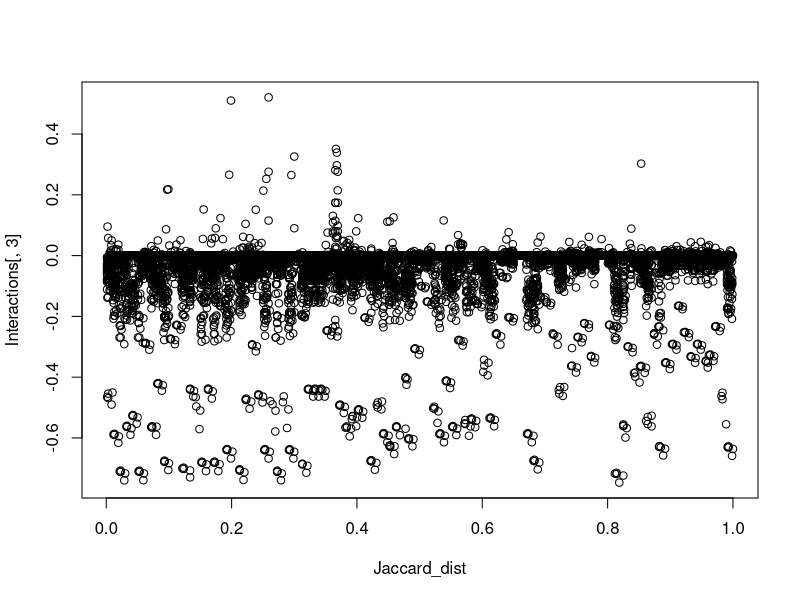
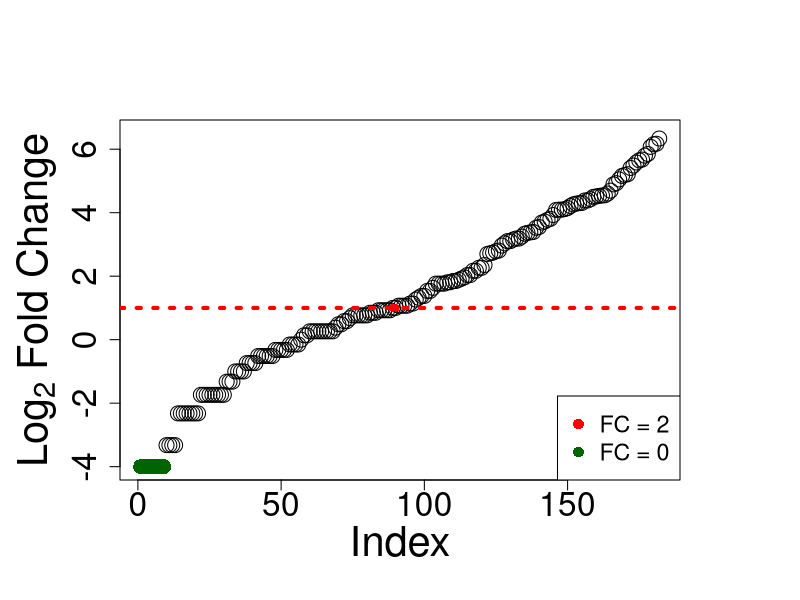
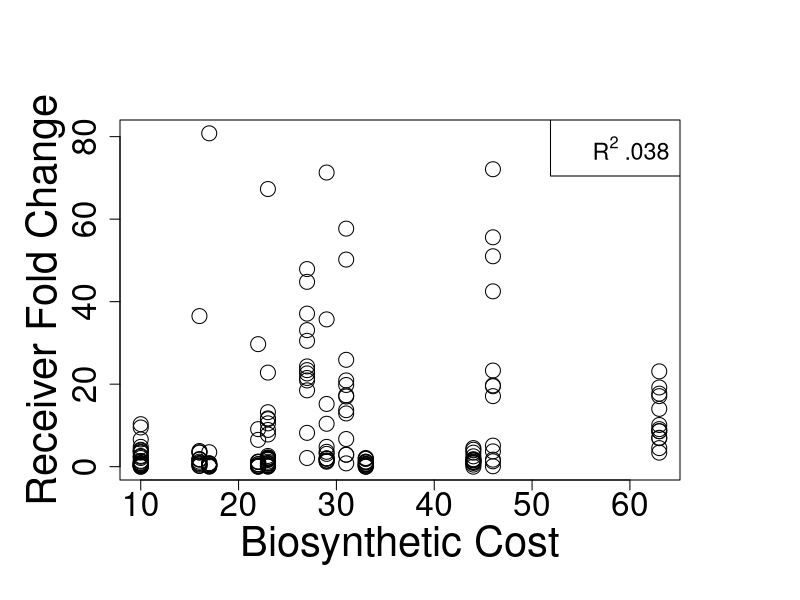
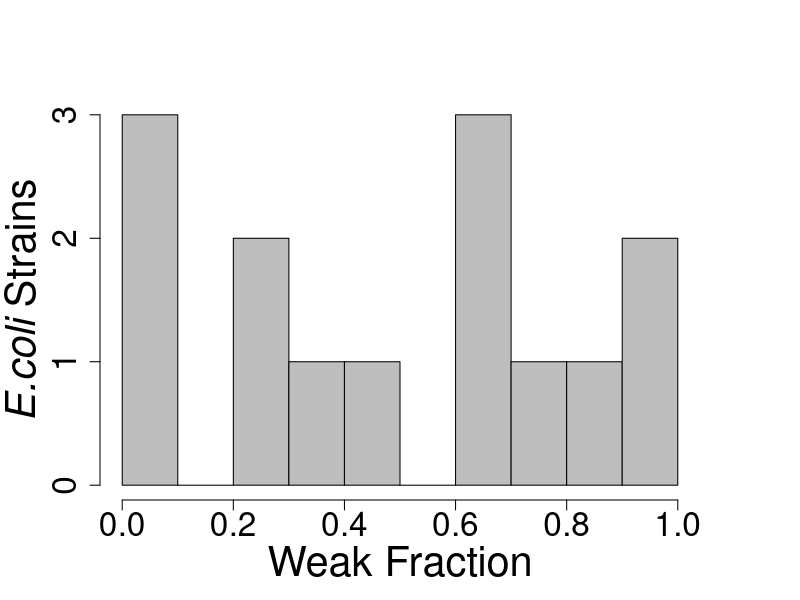
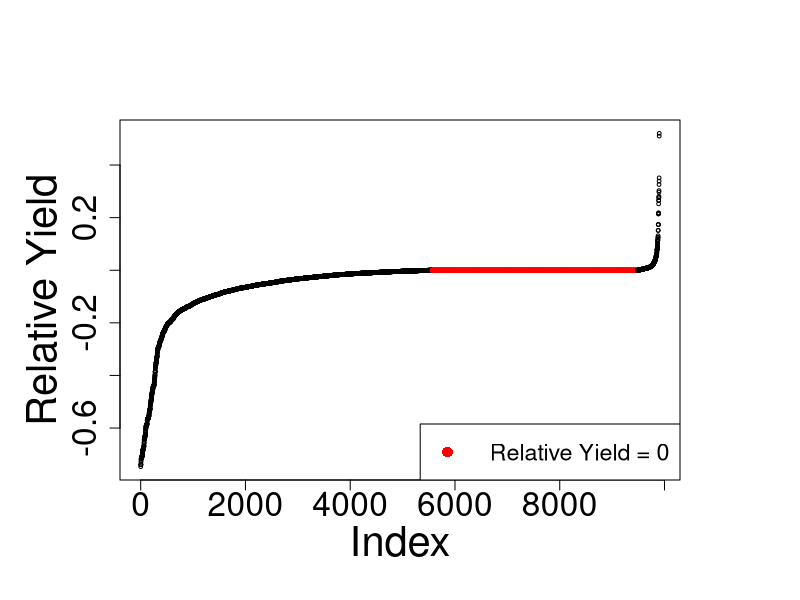
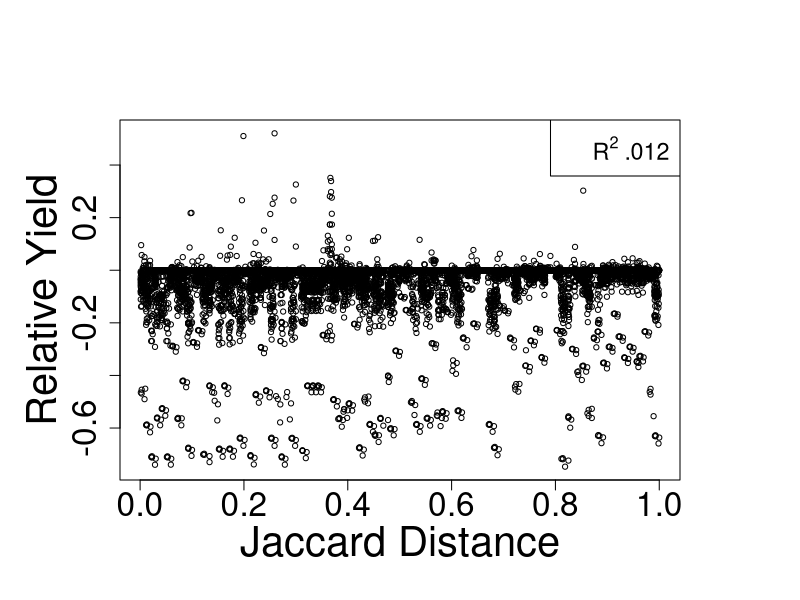

Reproduce these figures in R, in order. (Note: this script raises an error after producing the figures.)
# 18 Aug 17
# Demetrius DiMucci

# Figures 2B and 4B, 2C and 4C
# Distribution of growth responses for E.coli and for FBA

# E.coli responses
Ixns <- read.table('Interactions.txt',header=TRUE)
response <- log2(sort(Ixns[,5]))
pdf(file='EcoliDist.pdf')
par(mar=c(6,6,6,6))
plot(response,ylab=expression(paste('Log'[2],' Fold Change')),
     cex=2,cex.lab=2.5,ylim=c(-4,6.5),cex.axis=2,pch=1)

points(c(89,90),c(1,1),col='red',pch=16,cex=1)
points(rep(-4,9),cex=2,pch=16,col='darkgreen')
abline(h=1,lty=3,col='red',lwd=4)
legend('bottomright',legend=c('FC = 2','FC = 0'),pch=c(16,16,16),
       bg='white',col=c('red','darkgreen'),cex=1.4)
dev.off()

pdf(file='CostCorrelation.pdf')
par(mar=c(6,6,6,6))
R2 <- round(cor(Ixns[,7],Ixns[,5])^2)

plot(Ixns[,7],Ixns[,5],xlab='Biosynthetic Cost',ylab='Receiver Fold Change',
     cex.axis=2,cex=2,cex.lab=2.5)
legend('topright',legend=(expression(paste('R'^2,' .038'))),
       cex=1.4)
dev.off()

negEcoli <- vector()
count <- 0
for(i in 1:14){
  start <- 13*(i-1)+1
  end <- 13*i
  
  negEcoli[i] <- length(which(Ixns[start:end,5] <= 2))
  count <- count + 1
}

# Fig 4C
pdf(file='EcoliHist.pdf')
par(mar=c(5,5,5,5))
hist(negEcoli/13,col='grey',breaks=10,xlab='Weak Fraction',
     ylab=expression(paste(italic('E.coli '),'Strains')),main='',cex.axis=2,cex.lab=2.5)
dev.off()

# FBA responses
Outcomes <- read.table("RYTable.txt")
Monos <- which(Outcomes[,1]==Outcomes[,2])
Interactions <- Outcomes[-Monos,]
yields = sort(Interactions[,3])
pdf(file='FBADist.pdf')
par(mar=c(6,6,6,6))

neutral <- which(yields==0)
colors <- rep('black',9900)
colors[neutral]='red'
plot(yields,cex=.5,ylab='Relative Yield',cex.lab=2.5,cex.main=2,col=colors,cex.axis=2)
#abline(h=0,lwd=2,col='red',lty=2) 
legend('bottomright','Relative Yield = 0',pch=16,col='red',lwd=0,cex=1.4)
dev.off()



# This was not used in the text.
Jaccard_dist <- read.csv("JaccardPredictions.csv")[,2]

plot(Jaccard_dist,Interactions[,3])

pdf(file='JaccardFBACorrelation.pdf')
par(mar=c(6,6,6,6))
R2 <- round(cor(Interactions[,3],Jaccard_dist)^2,3)

plot(Jaccard_dist,Interactions[,3],xlab='Jaccard Distance',ylab='Relative Yield',
     cex.axis=2,cex=.7,cex.lab=2.5)
legend('topright',legend=(expression(paste('R'^2,' .012'))),
       cex=1.4)
dev.off()

negIxns <- vector()
accuracy <- vector()
count <- 0
for(i in 1:100){
  start <- 100*(i-1)+1
  end <- 100*i
  
  negIxns[i] <- length(which(OBS[start:end,3] < 0))
  count <- count + 1
}

accuracy <- vector()
for(i in 1:100){
  start <- 99*(i-1)+1
  end <- 99*i
  
  accuracy[i] <- length(which(exRf$y[start:end] == exRf$predicted[start:end]))
}

# Fig 2C in the text
pdf(file='FBADist_hist.pdf')
par(mar=c(5,5,5,5))
hist(negIxns/99,ylab='# Organisms',cex.axis=2,main='',
     cex.lab=2.5,cex=1,pch=16,xlab='Negative Fraction',col='grey')
dev.off()
####
# count <- 0
# corEcoli <- vector()
# for(i in 1:14){
#   start <- 13*(i-1)+1
#   end <- 13*i
#   
#   corEcoli[i] <- cor(Ixns[start:end,5],Ixns[start:end,8],method='spearman')
#   plot(Ixns[start:end,5],Ixns[start:end,8])
#   abline(0,1)
#   count <- count + 1
# }
